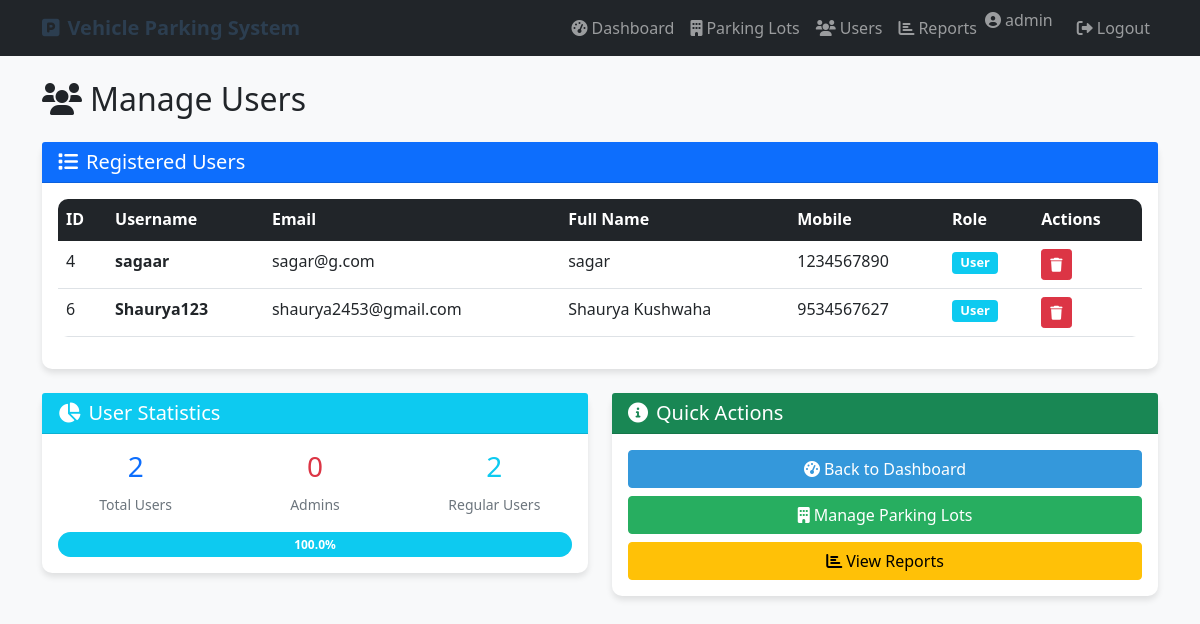
Page /admin/users (signed in) on the committed database.
### tables this page shows
CREATE TABLE users (
            id INTEGER PRIMARY KEY AUTOINCREMENT,
            username TEXT UNIQUE NOT NULL,
            email TEXT UNIQUE NOT NULL,
            password TEXT NOT NULL,
            full_name TEXT NOT NULL,
            address TEXT,
            pin_code TEXT,
            mobile TEXT,
            role TEXT DEFAULT 'user'
        );

### controllers/admin_controller.py (the view)
    def decorated_function(*args, **kwargs):
        if 'role' not in session or session['role'] != 'admin':
            flash('Access denied. Admin privileges required.', 'error')
            return redirect(url_for('login'))
        return f(*args, **kwargs)

### controllers/admin_controller.py (called while the page is built)
def admin_required(f):
    def decorated_function(*args, **kwargs):
        if 'role' not in session or session['role'] != 'admin':
            flash('Access denied. Admin privileges required.', 'error')
            return redirect(url_for('login'))
        return f(*args, **kwargs)
    decorated_function.__name__ = f.__name__
    return decorated_function

@admin_bp.route('/admin/users')
@admin_required
def admin_users():
    conn = sqlite3.connect('parking.db')
    cursor = conn.cursor()
    cursor.execute('SELECT id, username, email, full_name, mobile, role FROM users WHERE role != "admin"')
    users = cursor.fetchall()
    conn.close()
    return render_template('admin/users.html', users=users)

### templates/admin/users.html (shortened to what this page needs)
{% extends "base.html" %}
{% block content %}
<div class="row">
    <div class="col-12">
        <h2 class="mb-4">
            <i class="fas fa-users me-2"></i>Manage Users
        </h2>
    </div>
</div>
<div class="row">
    <div class="col-12">
        <div class="card">
            <div class="card-header bg-primary text-white">
                <h5 class="mb-0">
                    <i class="fas fa-list me-2"></i>Registered Users
                </h5>
            </div>
            <div class="card-body">
                {% if users %}
                    <div class="table-responsive">
                        <table class="table table-hover">
                            <thead class="table-dark">
                                <tr>
                                    <th>ID</th>
                                    <th>Username</th>
                                    <th>Email</th>
                                    <th>Full Name</th>
                                    <th>Mobile</th>
                                    <th>Role</th>
                                    <th>Actions</th>
                                </tr>
                            </thead>
                            <tbody>
                                {% for user in users %}
                                <tr>
                                    <td>{{ user[0] }}</td>
                                    <td><strong>{{ user[1] }}</strong></td>
                                    <td>{{ user[2] }}</td>
                                    <td>{{ user[3] }}</td>
                                    <td>{{ user[4] or 'N/A' }}</td>
                                    <td>
                                        {% if user[5] == 'admin' %}
                                            <span class="badge bg-danger">Admin</span>
                                        {% else %}
                                            <span class="badge bg-info">User</span>
                                        {% endif %}
                                    </td>
                                    <td>
                                        {% if user[5] != 'admin' %}
                                            <form method="POST" action="{{ url_for('admin.delete_user', user_id=user[0]) }}"
                                                  style="display: inline;"
                                                  onsubmit="return confirm('Are you sure you want to delete user {{ user[1] }}? This action cannot be undone.')">
                                                <button type="submit" class="btn btn-sm btn-danger" title="Delete User">
                                                    <i class="fas fa-trash"></i>
                                                </button>
                                            </form>
                                        {% else %}
                                            <span class="text-muted">-</span>
                                        {% endif %}
                                    </td>
                                </tr>
                                {% endfor %}
                            </tbody>
                        </table>
                    </div>
                {% else %}
                    <div class="text-center py-5">
                        <i class="fas fa-users fa-4x text-muted mb-3"></i>
                        <h4 class="text-muted">No Users Found</h4>
                        <p class="text-muted">No users have registered yet.</p>
                    </div>
                {% endif %}
            </div>
        </div>
    </div>
</div>
{% if users %}
<div class="row mt-4">
    <div class="col-md-6">
        <div class="card">
            <div class="card-header bg-info text-white">
                <h5 class="mb-0">
                    <i class="fas fa-chart-pie me-2"></i>User Statistics
                </h5>
            </div>
            <div class="card-body">
                {% set total_users = users | length %}
                {% set admin_users = users | selectattr(5, 'equalto', 'admin') | list | length %}
                {% set regular_users = total_users - admin_users %}
                <div class="row text-center">
                    <div class="col-4">
                        <h3 class="text-primary">{{ total_users }}</h3>
                        <small class="text-muted">Total Users</small>
                    </div>
                    <div class="col-4">
                        <h3 class="text-danger">{{ admin_users }}</h3>
                        <small class="text-muted">Admins</small>
                    </div>
                    <div class="col-4">
                        <h3 class="text-info">{{ regular_users }}</h3>
                        <small class="text-muted">Regular Users</small>
                    </div>
                </div>
                {% if total_users > 0 %}
                <div class="progress mt-3">
                    <div class="progress-bar bg-info" style="width: {{ (regular_users / total_users * 100) | round(1) }}%">
                        {{ (regular_users / total_users * 100) | round(1) }}%
                    </div>
                </div>
                {% endif %}
            </div>
        </div>
    </div>
    <div class="col-md-6">
        <div class="card">
            <div class="card-header bg-success text-white">
                <h5 class="mb-0">
                    <i class="fas fa-info-circle me-2"></i>Quick Actions
                </h5>
            </div>
            <div class="card-body">
                <div class="d-grid gap-2">
                    <a href="{{ url_for('admin.admin_dashboard') }}" class="btn btn-primary">
                        <i class="fas fa-tachometer-alt me-1"></i>Back to Dashboard
                    </a>
                    <a href="{{ url_for('admin.admin_parking_lots') }}" class="btn btn-success">
                        <i class="fas fa-building me-1"></i>Manage Parking Lots
                    </a>
                    <a href="{{ url_for('admin.admin_reports') }}" class="btn btn-warning">
                        <i class="fas fa-chart-bar me-1"></i>View Reports
                    </a>
                </div>
            </div>
        </div>
    </div>
</div>
{% endif %}
{% endblock %}

### static/css/style.css (style rules this page uses)
body { background-color: #f8f9fa; }
.card { box-shadow: 0 4px 6px rgba(0, 0, 0, 0.1); border: none; border-radius: 10px; transition: transform 0.2s ease-in-out; }
.btn-primary { background-color: #3498db; border-color: #3498db; }
.btn-success { background-color: #27ae60; border-color: #27ae60; }
.table { border-radius: 10px; overflow: hidden; }
.progress { height: 25px; border-radius: 15px; }
.progress-bar { line-height: 25px; font-weight: bold; }
.badge { font-size: 0.8em; }
.card { animation: fadeIn 0.5s ease-in-out; }

### templates/base.html (style rules this page uses)
.card { box-shadow: 0 4px 6px rgba(0, 0, 0, 0.1); border: none; border-radius: 10px; }
.btn-primary { background-color: #3498db; border-color: #3498db; }
.table { border-radius: 10px; overflow: hidden; }

### rows in the picture
users: id "4", username "sagaar", email "sagar@g.com", full_name "sagar", mobile "1234567890", role "User"
users: id "6", username "Shaurya123", email "shaurya2453@gmail.com", full_name "Shaurya Kushwaha", mobile "9534567627", role "User"

### other values in the picture
{{ session.username }} "admin"
{{ total_users }} "2"
{{ admin_users }} "0"
{{ regular_users }} "2"
{{ (regular_users / total_users * 100) | round(1) }} "100.0"
